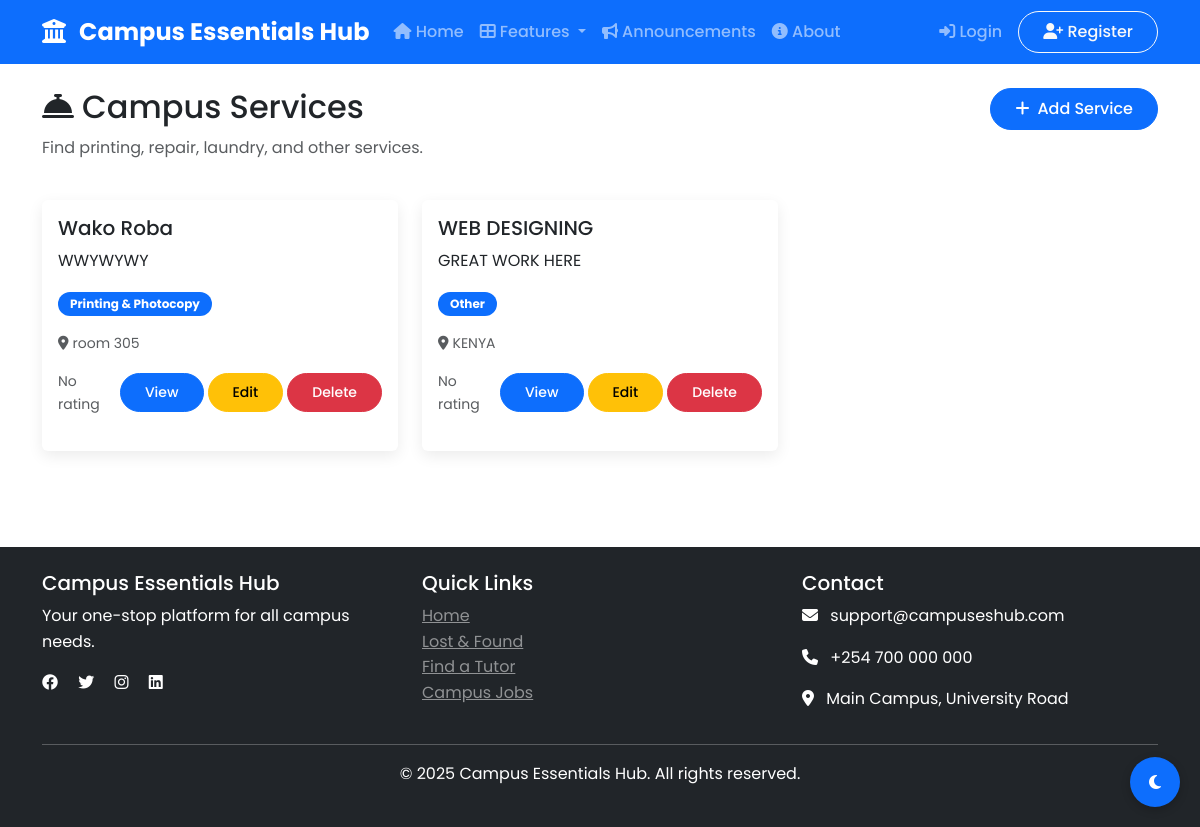
Page /services/ on the committed database.
### services/models.py (models this page shows, shortened)
class Service(models.Model):
    CATEGORY_CHOICES = (
        ('printing', 'Printing & Photocopy'),
        ('repair', 'Phone/Device Repair'),
        ('laundry', 'Laundry'),
        ('food', 'Food & Drinks'),
        ('stationery', 'Stationery'),
        ('accommodation', 'Accommodation'),
        ('transport', 'Transport'),
        ('other', 'Other'),
    )
    user = models.ForeignKey(CustomUser, on_delete=models.CASCADE, related_name='services')
    name = models.CharField(max_length=200)
    description = models.TextField()
    category = models.CharField(max_length=50, choices=CATEGORY_CHOICES)
    location = models.CharField(max_length=200)
    contact_number = models.CharField(max_length=20)
    contact_email = models.EmailField(blank=True)
    website = models.URLField(blank=True)
    opening_hours = models.TextField()
    average_rating = models.DecimalField(max_digits=3, decimal_places=2, default=0.0)
    price_range = models.CharField(max_length=50, blank=True)
    is_verified = models.BooleanField(default=False)
    qr_code = models.ImageField(upload_to='service_qr/', blank=True)
    created_at = models.DateTimeField(default=timezone.now)
    class Meta:
        ordering = ['-created_at']

### services/views.py (the view)
# urls.py: path('', views.service_directory, name='directory'),
def service_directory(request):
    services = Service.objects.all().order_by('-created_at')
    category = request.GET.get('category', '')
    location = request.GET.get('location', '')
    if category:
        services = services.filter(category=category)
    if location:
        services = services.filter(location__icontains=location)
    return render(request, 'services/directory.html', {'services': services})

### core/context_processors.py (called while the page is built)
def notification_count(request):
    if request.user.is_authenticated:
        unread_count = Notification.objects.filter(user=request.user, is_read=False).count()
        return {'notification_count': unread_count}
    return {'notification_count': 0}

def theme_preference(request):
    if request.user.is_authenticated:
        theme = 'dark' if request.user.dark_mode else 'light'
        return {'theme': theme}
    return {'theme': 'light'}

### services/templates/services/directory.html (shortened to what this page needs)
{% extends 'core/base.html' %}
{% block content %}
<div class="row mb-4">
    <div class="col-md-8">
        <h2><i class="fas fa-concierge-bell me-2"></i>Campus Services</h2>
        <p class="text-muted">Find printing, repair, laundry, and other services.</p>
    </div>
    <div class="col-md-4 text-end">
        <a href="{% url 'services:create' %}" class="btn btn-primary">
            <i class="fas fa-plus me-2"></i>Add Service
        </a>
    </div>
</div>
<div class="row">
    {% for service in services %}
    <div class="col-md-4 mb-4">
        <div class="card h-100">
            <div class="card-body">
                <h5 class="card-title">{{ service.name }}</h5>
                <p class="card-text">{{ service.description|truncatewords:20 }}</p>
                <div class="mb-3">
                    <span class="badge bg-primary">{{ service.get_category_display }}</span>
                </div>
                <p class="small text-muted">
                    <i class="fas fa-map-marker-alt me-1"></i>{{ service.location }}
                </p>
                              <div class="d-flex justify-content-between align-items-center">
                    <small class="text-muted">
                        {{ service.average_rating|default:"No" }} rating
                    </small>
                    <div class="d-flex gap-1">
                        <a href="{% url 'services:detail' service.id %}" class="btn btn-sm btn-primary">
                            View
                        </a>
                        <a href="{% url 'services:update' service.id %}" class="btn btn-sm btn-warning">
                            Edit
                        </a>
                        <form action="{% url 'services:delete' service.id %}" method="POST"
                              onsubmit="return confirm('Are you sure you want to delete this service?');">
                            <button class="btn btn-sm btn-danger" type="submit">
                                Delete
                            </button>
                        </form>
                    </div>
                </div>
            </div>
        </div>
    </div>
    {% empty %}
    <div class="col-12 text-center py-5">
        <i class="fas fa-store fa-4x text-muted mb-3"></i>
        <h4>No services found</h4>
        <p class="text-muted">Be the first to add a campus service!</p>
    </div>
    {% endfor %}
</div>
{% endblock %}

### static/css/style.css (style rules this page uses)
:root { --primary-color: #0d6efd; --secondary-color: #6c757d; --success-color: #198754; --danger-color: #dc3545; --warning-color: #ffc107; --info-color: #0dcaf0; --light-color: #f8f9fa; --dark-color: #212529; }
body { font-family: 'Poppins', sans-serif; line-height: 1.6; }
.card { border: none; box-shadow: 0 5px 15px rgba(0,0,0,0.08); transition: transform 0.3s; margin-bottom: 20px; }
.btn { border-radius: 25px; padding: 0.5rem 1.5rem; font-weight: 500; transition: all 0.3s; }
.badge { border-radius: 20px; padding: 0.5em 1em; }

### rows in the picture
Service: name "Wako Roba", description "WWYWYWY", category "Printing & Photocopy", location "room 305", average_rating "No"
Service: name "WEB DESIGNING", description "GREAT WORK HERE", category "Other", location "KENYA", average_rating "No"
